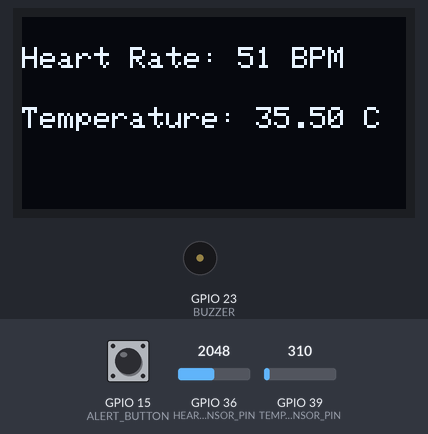
Recording of a sketch running on a simulated ESP32. Shown: 128×64 one-colour display, buzzer (waves = sounding, pin HIGH). The inputs (shaded band) are chosen by the test bench; at power-on: GPIO 15 (ALERT_BUTTON) HIGH, GPIO 39 (TEMP_SENSOR_PIN) = 310, GPIO 36 (HEART_SENSOR_PIN) = 2048. What the sketch prints to the serial monitor is not drawn.

Above: at 1.8 s.
1.9 s: GPIO 15 (ALERT_BUTTON) pulled LOW for 1.25 s
At 3.9 s:
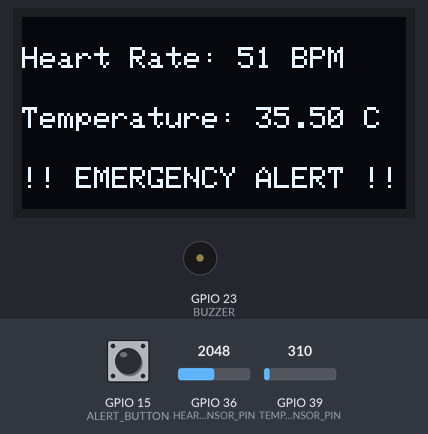
5.6 s: GPIO 39 (TEMP_SENSOR_PIN) set to 372
At 7.0 s:
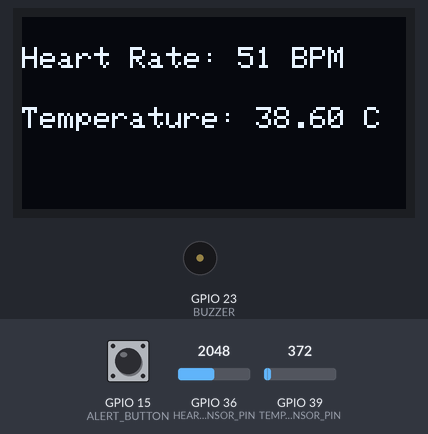
7.7 s: GPIO 15 (ALERT_BUTTON) pulled LOW for 3.2 s
At 11.1 s:
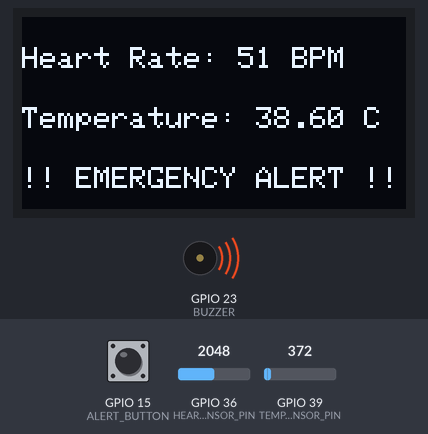
13.8 s: GPIO 36 (HEART_SENSOR_PIN) set to 2140
At 14.7 s:
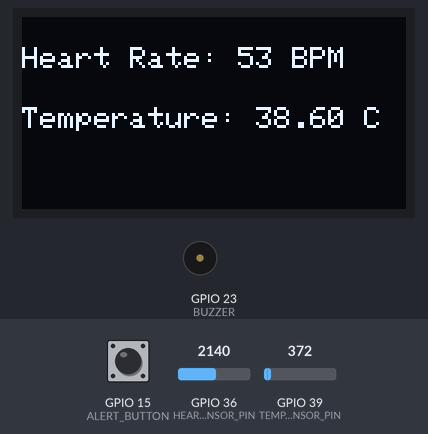
15.9 s: GPIO 39 (TEMP_SENSOR_PIN) set to 434
At 17.0 s:
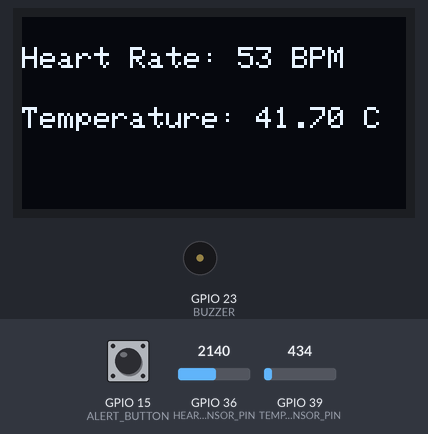
17.9 s: GPIO 36 (HEART_SENSOR_PIN) set to 2047
At 19.2 s:
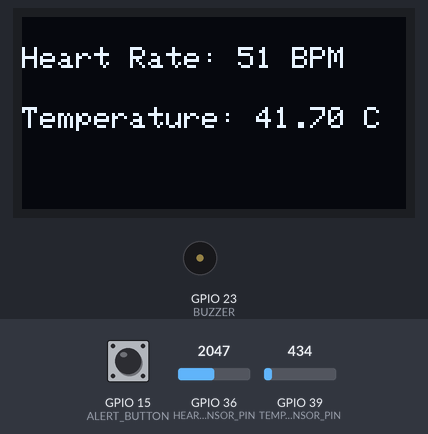
Timing chart, 0 to 20.9 s (numbered marks = the images above; inputs shaded):
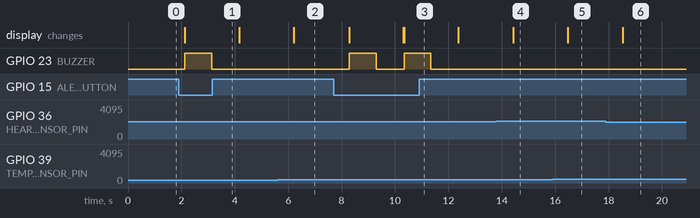

Measured:
- the behaviour switches between 2079 and 2080 on GPIO 36 (HEART_SENSOR_PIN) (found by bisection; images 3 and 4)
- after the input at 1.9 s, GPIO 23 (BUZZER): LOW → HIGH after 0.23 s, → LOW 1.0 s later; the display: changes after 0.23 s (image 1)
- after the input at 5.6 s, the display: changes after 0.61 s (image 2)
- after the input at 7.7 s, GPIO 23 (BUZZER): alternates HIGH for 1.0 s and LOW for 1.1 s, 4 changes in all, then stays LOW, starting after 0.59 s; the display: changes after 0.59 s (image 3)
- after the input at 13.8 s, the display: changes after 0.62 s (image 4)
- after the input at 15.9 s, the display: changes after 0.57 s (image 5)
- after the input at 17.9 s, the display: changes after 0.63 s (image 6)

The sketch:

sketch.ino
```cpp
#include <Wire.h>
#include <Adafruit_GFX.h>
#include <Adafruit_SSD1306.h>

#define SCREEN_WIDTH 128
#define SCREEN_HEIGHT 64
Adafruit_SSD1306 display(SCREEN_WIDTH, SCREEN_HEIGHT, &Wire, -1);

#define HEART_SENSOR_PIN 36  // Potentiometer 1 (Heart Rate)
#define TEMP_SENSOR_PIN 39   // Potentiometer 2 (Temperature)
#define ALERT_BUTTON 15
#define BUZZER 23

void setup() {
    Serial.begin(115200);

    pinMode(HEART_SENSOR_PIN, INPUT);
    pinMode(TEMP_SENSOR_PIN, INPUT);
    pinMode(ALERT_BUTTON, INPUT_PULLUP);
    pinMode(BUZZER, OUTPUT);

    if (!display.begin(SSD1306_SWITCHCAPVCC, 0x3C)) {
        Serial.println("SSD1306 allocation failed");
        while (true);
    }
    display.clearDisplay();
}

void loop() {
    int heartRate = analogRead(HEART_SENSOR_PIN) / 40; // Simulating BPM
    float temperature = (analogRead(TEMP_SENSOR_PIN) / 20.0) + 20.0; // Simulating Temp in °C

    Serial.print("Heart Rate: ");
    Serial.print(heartRate);
    Serial.print(" BPM | Temperature: ");
    Serial.print(temperature);
    Serial.println("°C");

    display.clearDisplay();
    display.setTextSize(1);
    display.setTextColor(SSD1306_WHITE);
    display.setCursor(0, 10);
    display.print("Heart Rate: ");
    display.print(heartRate);
    display.println(" BPM");

    display.setCursor(0, 30);
    display.print("Temperature: ");
    display.print(temperature);
    display.println(" C");

    display.display();

    if (digitalRead(ALERT_BUTTON) == LOW) {
        Serial.println("EMERGENCY ALERT! Patient needs help!");
        display.setCursor(0, 50);
        display.print("!! EMERGENCY ALERT !!");
        display.display();
        digitalWrite(BUZZER, HIGH);
        delay(1000);
        digitalWrite(BUZZER, LOW);
    }

    delay(1000);
}
```
